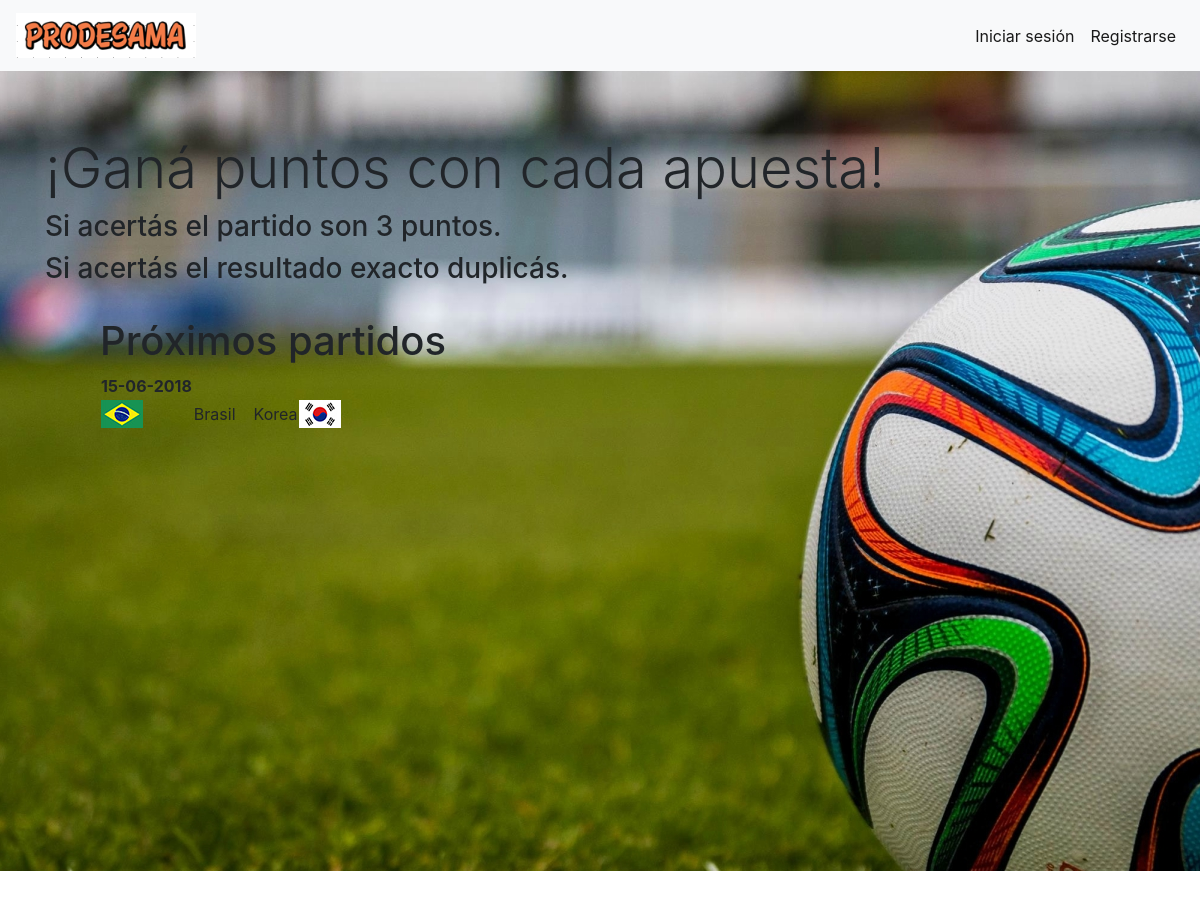
Before: / with the older database file.
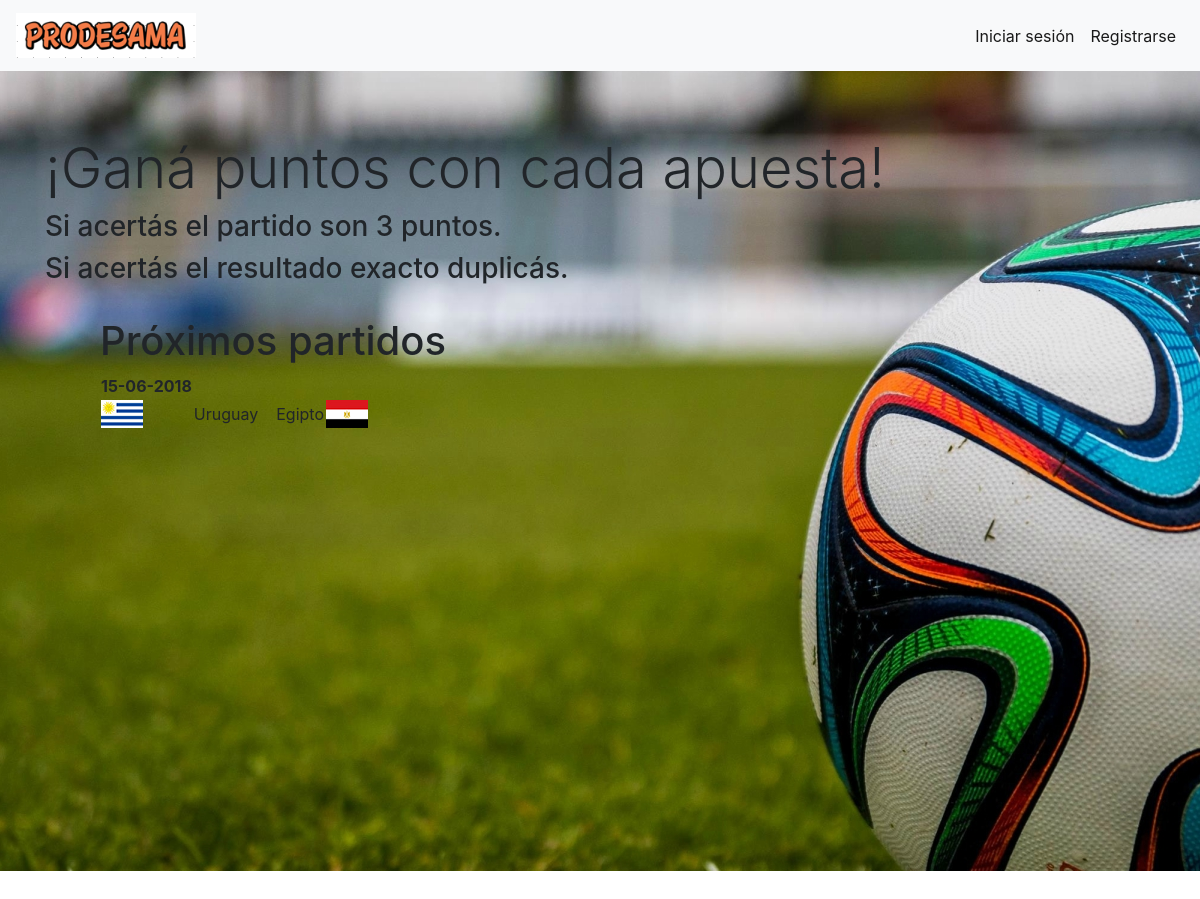
After: the same page with the newer database file.
### prode/models.py (models this page shows, shortened)
class Match(models.Model):
    start = models.DateTimeField()
    end = models.DateTimeField()
    team1 = models.ForeignKey(Team, on_delete=models.CASCADE, related_name='+')
    team2 = models.ForeignKey(Team, on_delete=models.CASCADE, related_name='+')
    team1_score = models.PositiveIntegerField(default=0)
    team2_score = models.PositiveIntegerField(default=0)

class Team(models.Model):
    name = models.CharField(max_length=50)
    flag = models.ImageField(upload_to='prode/images/flags/')

### prode/views.py (the view)
# urls.py: path('', views.MatchView.as_view(), name='index'),
class MatchView(generic.ListView):
    template_name = 'prode/index.html'
    context_object_name = 'match_list'
    def get_queryset(self):
        return Match.objects.filter(end__gte=timezone.now()).order_by('start')

### prode/templates/prode/index.html
{% extends "prode/base.html" %}
{% load static %}
{% block body_block %}
<div class="jumbotron jumbotron-fluid" style="background-size: 100%; background: url({% static 'prode/images/pelota.jpg' %})no-repeat center; min-height: 100vh;">
    <div class="container">
        <h1 class="display-4">¡Ganá puntos con cada apuesta!</h1>
        <h3 class="display-6">Si acertás el partido son 3 puntos.</h2>
        <h3 class="display-6">Si acertás el resultado exacto duplicás.</h2>
    </div>
    <br>
    <div style="position: absolute; left: 100px">
        <h1>Próximos partidos</h1>
            <div class="lista-proximos-partidos">
            <table>
                {% for match in match_list %}
                    <tr>
                        <th>{{ match.start|date:'d-m-Y' }}</th>
                    </tr>
                    <tr>
                        <td><img src="{{ 'static/' }}{{ match.team1.flag }}" alt="Bandera"></td>
                        <td>{{ match.team1.name }}</td>
                        <td></td>
                        <td></td>
                        <td></td>
                        <td></td>
                        <td></td>
                        <td></td>
                        <td></td>
                        <td></td>
                        <td>{{ match.team2.name }}</td>
                        <td><img src="{{ 'static/' }}{{ match.team2.flag }}" alt="Bandera"></td>
                    </tr>
                {% endfor %}
            </table>
        </div>
    </div>
</div>
{% endblock %}

### prode/templates/prode/base.html (shortened to what this page needs)
{% load static %}
<!doctype html>
<html lang="en">
<head>
    <link rel="stylesheet" type="text/css" href="{% static 'prode/css/style.css' %}" />
    <link rel="stylesheet" href="https://stackpath.bootstrapcdn.com/bootstrap/4.1.1/css/bootstrap.min.css">
</head>
<body style="overflow: hidden">
    <nav class="navbar navbar-expand-xl navbar-light bg-light">
        <img class="navbar-brand" src="{% static 'prode/images/prodelogo.png' %}" alt="PRODESAMA" width="180" height="auto">
        <div class="collapse navbar-collapse" id="navbarSupportedContent">
            <ul class="navbar-nav ml-auto">
                {% if user.is_authenticated %}
                    <li class="nav-item active">
                    <a class="nav-link" href="/logout">Cerrar sesión<span class="sr-only">(current)</span></a>
                    </li>
                {% else %}
                    <li class="nav-item active">
                        <a class="nav-link" href="#" data-toggle="modal" data-target="#modalLogin">Iniciar sesión<span class="sr-only">(current)</span></a>
                    </li>
                    <li class="nav-item active">
                        <a class="nav-link" href="#" data-toggle="modal" data-target="#modalSignup">Registrarse<span class="sr-only">(current)</span></a>
                    </li>
                {% endif %}
            </ul>
        </div>
    </nav>
    {% block body_block %}
    {% endblock %}
</body>
</html>

### prode/static/prode/css/style.css (style rules this page uses)
.lista-proximos-partidos { height: 200px; overflow-y: auto; overflow-x:hidden; }
a:link { color: rgb(202, 135, 91); text-decoration: none; }

Changed rows visible on the page:
removed Match: start "15-06-2018", team1.flag (picture), team1.name "Brasil", team2.name "Korea", team2.flag (picture)
added Match: start "15-06-2018", team1.flag (picture), team1.name "Uruguay", team2.name "Egipto", team2.flag (picture)
